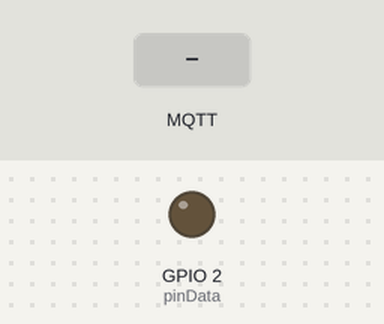
Recording of a sketch running on a simulated ESP8266 (NodeMCU). On the bench: output pins drawn as LEDs (lit = HIGH). The test bench sets the inputs (shaded band). WiFi joins after 1.5 s; servers stay silent unless stated; no MQTT or app messages arrive unless stated; what the sketch prints to the serial monitor is not drawn.

Above: at 2.7 s.
2.8 s: MQTT message "5" arrives on the first subscribed topic
At 3.9 s:
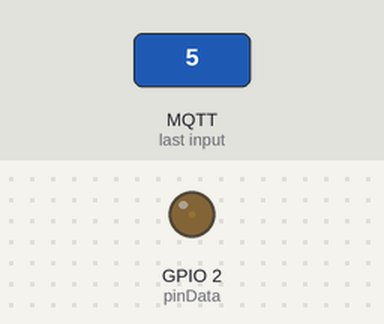
4.3 s: MQTT message "90" arrives on the first subscribed topic
At 5.0 s:
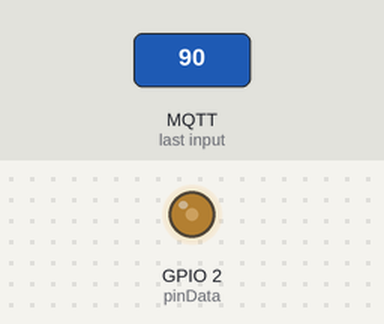
5.8 s: MQTT message "200" arrives on the first subscribed topic
At 6.2 s:
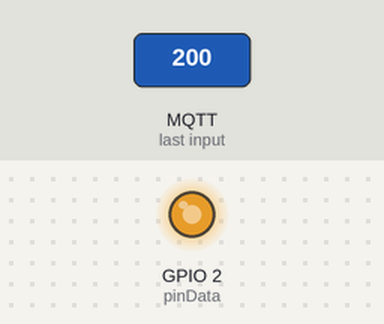
Timing chart, 0 to 8.8 s (numbered marks = the images above; inputs shaded):
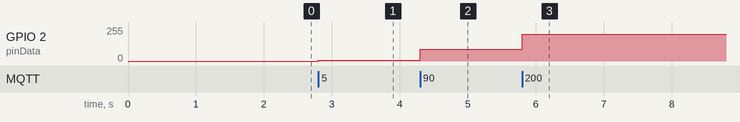

The sketch:

Subscriber.ino
```cpp
#include <ESP8266WiFi.h>
#include <PubSubClient.h>

#define pinData 2  //GP2 ESP-01

//WiFi
const char* SSID = "Lucas Correa";              // SSID  nome da rede WiFi que deseja se conectar
const char* PASSWORD = "Lucas_44191913";        // Senha da rede WiFi que deseja se conectar
WiFiClient wifiClient;

//MQTT Server
const char* BROKER_MQTT = "test.mosquitto.org"; //URL do broker MQTT que se deseja utilizar
int BROKER_PORT = 1883;                         // Porta do Broker MQTT

#define ID_MQTT "POT02"                        //Informe um ID unico e seu. Caso sejam usados IDs repetidos a ultima conexão irá sobrepor a anterior.
#define TOPIC_SUBSCRIBE "potenciometro"        //Informe um Tópico único. Caso sejam usados tópicos em duplicidade, o último irá eliminar o anterior.
PubSubClient MQTT(wifiClient);                 // Instancia o Cliente MQTT passando o objeto espClient

//Declaração das Funções
void mantemConexoes();                        //Garante que as conexoes com WiFi e MQTT Broker se mantenham ativas
void conectaWiFi();                           //Faz conexão com WiFi
void conectaMQTT();                           //Faz conexão com Broker MQTT
void recebePacote(char* topic, byte* payload, unsigned int length);

void setup() {
  pinMode(pinData, OUTPUT);
  Serial.begin(115200);
  conectaWiFi();
  MQTT.setServer(BROKER_MQTT, BROKER_PORT);
  MQTT.setCallback(recebePacote);
}

void loop() {
  mantemConexoes();
  MQTT.loop();
}

void mantemConexoes() {
    if (!MQTT.connected()) {
       conectaMQTT();
    }

    conectaWiFi();                          //se não há conexão com o WiFI, a conexão é refeita
}

void conectaWiFi() {

  if (WiFi.status() == WL_CONNECTED) {
     return;
  }

  Serial.print("Conectando-se na rede: ");
  Serial.print(SSID);
  Serial.println("  Aguarde!");

  WiFi.begin(SSID, PASSWORD);             // Conecta na rede WI-FI
  while (WiFi.status() != WL_CONNECTED) {
      delay(100);
      Serial.print(".");
  }

  Serial.println();
  Serial.print("Conectado com sucesso, na rede: ");
  Serial.print(SSID);
  Serial.print("  IP obtido: ");
  Serial.println(WiFi.localIP());
}

void conectaMQTT() {
    while (!MQTT.connected()) {
        Serial.print("Conectando ao MQTT Broker: ");
        Serial.println(BROKER_MQTT);
        if (MQTT.connect(ID_MQTT)) {
            Serial.println("Conectado ao MQTT Broker com sucesso!");
            MQTT.subscribe(TOPIC_SUBSCRIBE);
        }
        else {
            Serial.println("Nao foi possivel conectar ao MQTT Broker");
            Serial.println("Nova tentatica de conexao em 10 seg.");
            delay(10000);
        }
    }
}

void recebePacote(char* topic, byte* payload, unsigned int length)
{
    Serial.print("Mensagem recebida [");
    Serial.print(TOPIC_SUBSCRIBE);
    Serial.print("] velocidade:");
    String data;
    String msg;

    //obtem a string do payload recebido
    for (int i = 0; i < length; i++) {
    data += (char)payload[i];
    char c = (char)payload[i];
    msg += c;
    }

    int velocidade = (data.toInt());
    constrain(velocidade, 0, 100);
    Serial.println((int) velocidade);
    analogWrite(pinData, velocidade);
}
```

Measured:
- after the input at 2.8 s, GPIO 2 (pinData): 0/255 → 5/255 at once
- after the input at 4.3 s, GPIO 2 (pinData): 5/255 → 90/255 at once
- after the input at 5.8 s, GPIO 2 (pinData): 90/255 → 200/255 at once
